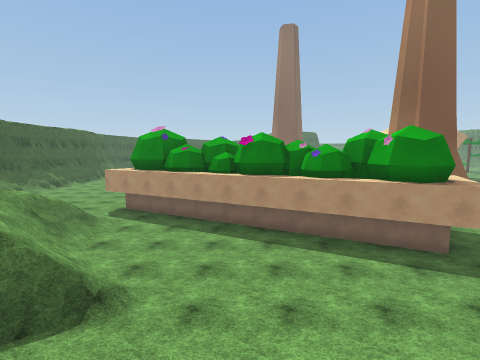
view 1 (above)

24 first-person views from a walk through a Unity game level. The camera is 1.5 m above the floor, tilts 6° down and sees 85° across. The floor is counted in squares, 2 m on a side. Each view is taken from the middle of a square. On the plan, view 1 faces up. The plan holds only what a view shows up to about 9 squares ahead; the rest is blank. The place goes on beyond the plan. The player character is not drawn. Some surface patterns are stand-ins.

view 2
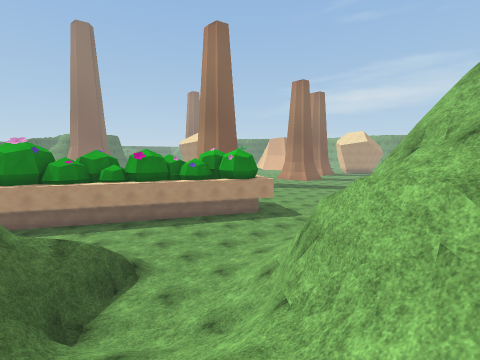

view 3
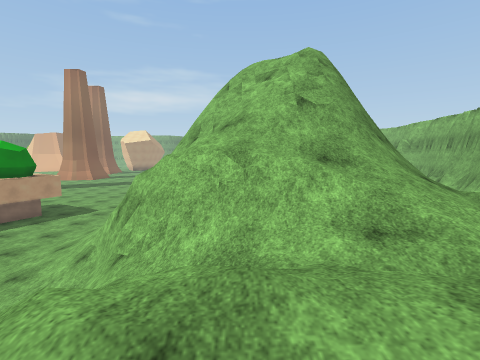

view 4
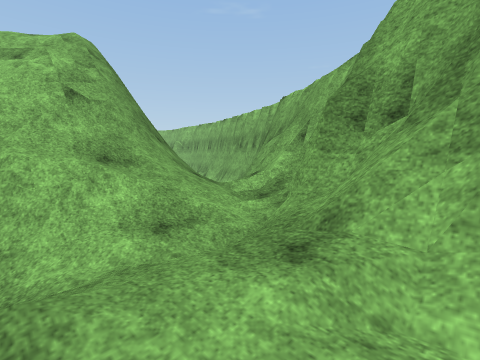

view 5
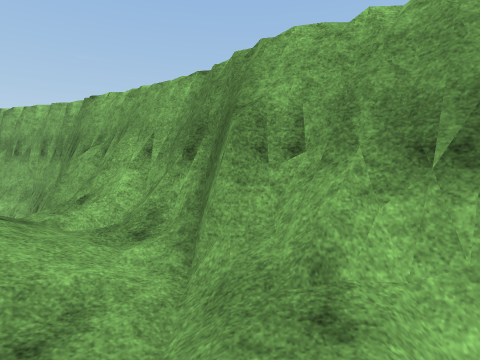

view 6
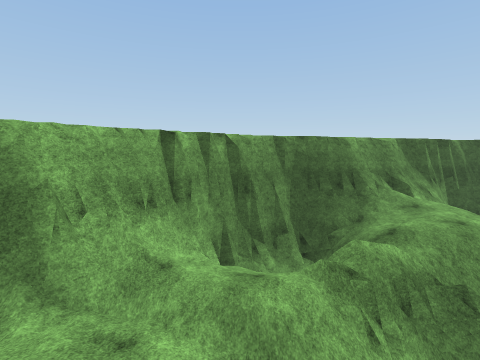

view 7
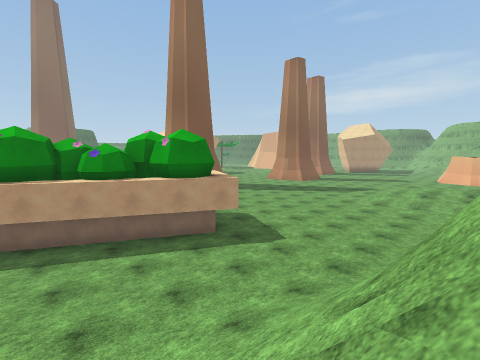

view 8
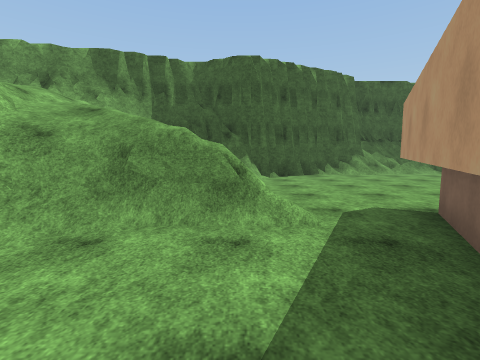

view 9
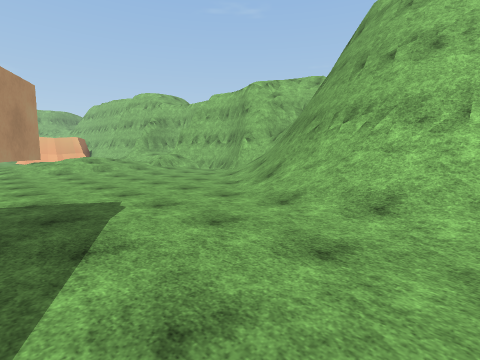

view 10
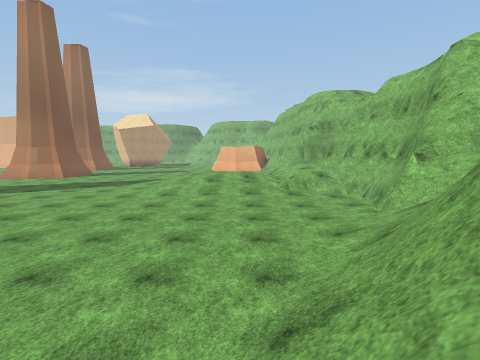

view 11
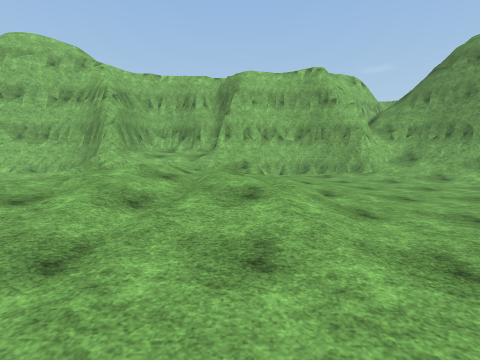

view 12
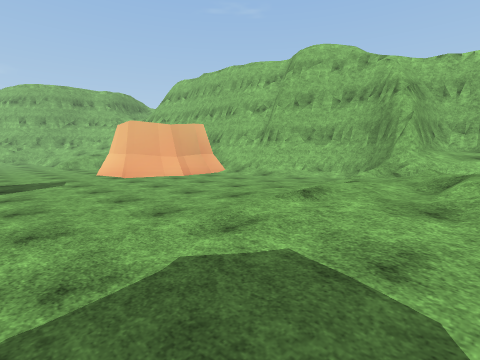

view 13
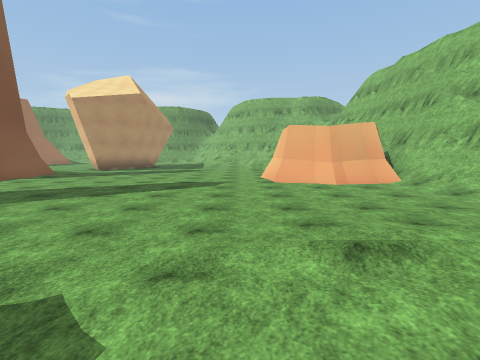

view 14
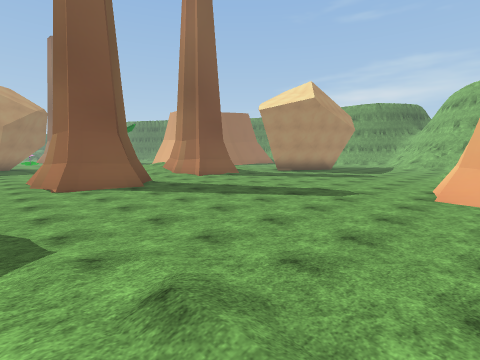

view 15
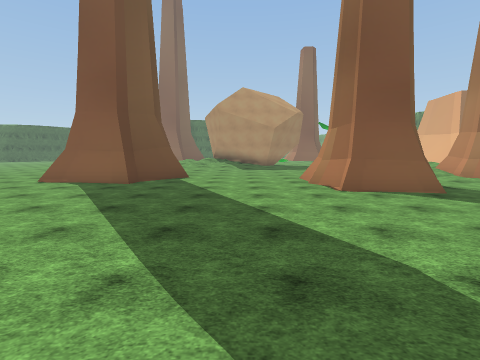

view 16
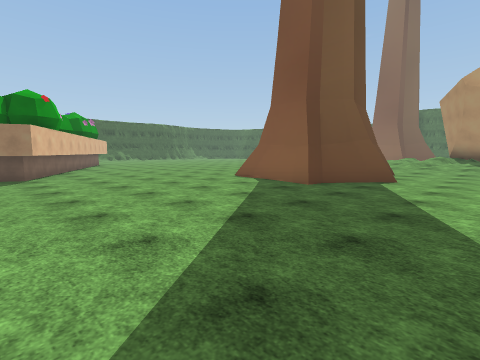

view 17
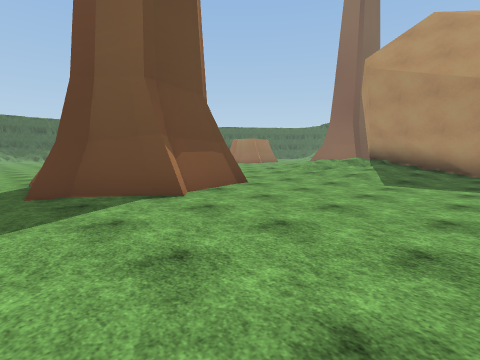

view 18
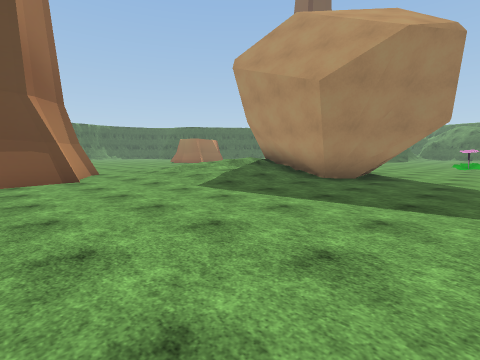

view 19
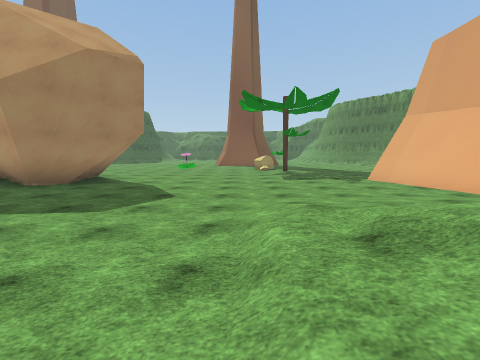

view 20
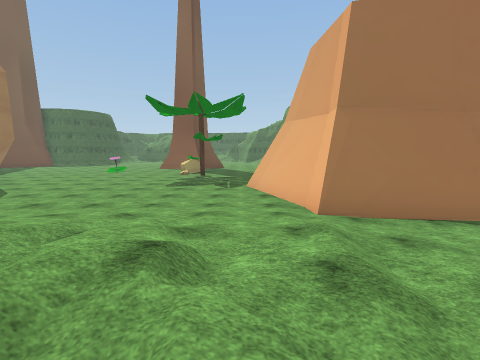

view 21
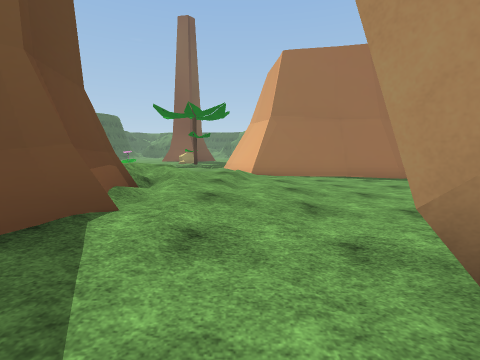

view 22
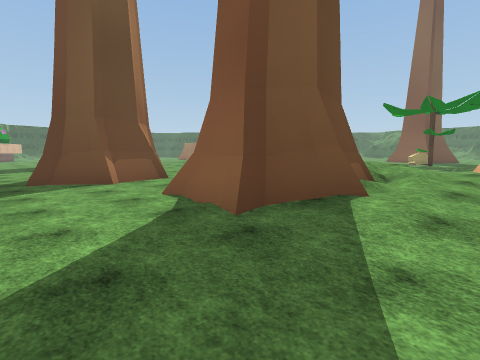

view 23
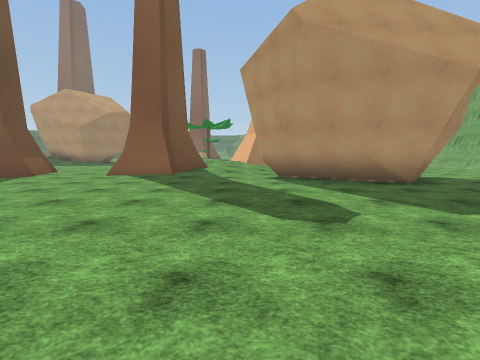

view 24
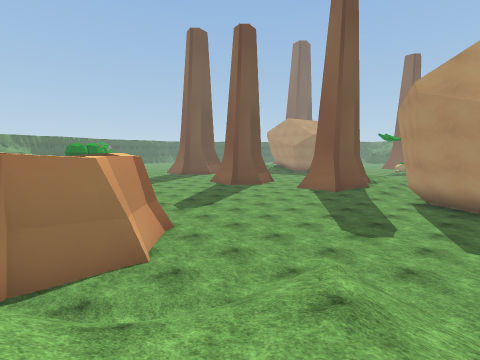

### Floor plan
Key: @ floor where view 1 was taken; # wall or solid block; . main floor; : floor 2.25 m higher than the main floor; + floor 2.75 m higher than the main floor; * floor 3.25 m higher than the main floor; % floor 3.75 m higher than the main floor; & floor 4 m higher than the main floor; / step, stairs or slope; = window, fence, low wall or low ledge; v drop or lower ground; O other object.
Columns run from 10 left of view 1 to 29 right of it. Each row starts with its distance up from view 1.
 23                           ##........#
 22                           ##........#
 21                        ####.........##
 20                       ////...........#
 19                      /////...........###
 18                     .////......//////...
 17                     ...........///////..
 16                    OO..........///////..
 15                     OO......../// ////..
 14                      OO....... /  O///..
 13 /.              ..OOOO.....OOO /O O///.
 12 /...            ..OOO.....OOOO..OOO//.
 11 /....           ...........OOO....O..##
 10 /.....#         ...........OO.........##
  9 #.....###     ..........................
  8 ##..../.###  ##.........................
  7  #=   /...######........................
  6  #    /.....####........................
  5  #  +://......#.........//..............
  4   # *===/............//////........../..
  3   = % ##=............///////....##...///
  2   # &%#/..////......////////....###..///
  1    #%##/////////....////////....####.///
  0    ##=#/=#@#####/..../// //.....####// /
 -1    #= //v//## ##=//../////#.////##
 -2     #///=/##   ##///./#///#######
 -3     #/////=#   #########//#
 -4     ###//=##           ####
 -5       ##//#
 -6        ####

Where each view was taken, in squares from view 1:
view 1: 0 up, 0 right, facing up
view 2: 2 down, 4 left, facing up-right
view 3: 2 down, 5 left, facing right
view 4: 2 down, 5 left, facing down-right
view 5: 2 down, 4 left, facing down
view 6: 2 down, 1 left, facing left
view 7: 0 up, 0 right, facing up-right
view 8: 7 up, 1 left, facing left
view 9: 5 up, 1 right, facing down-right
view 10: 1 up, 3 right, facing right
view 11: 6 up, 12 right, facing down
view 12: 6 up, 14 right, facing down-right
view 13: 4 up, 14 right, facing right
view 14: 2 up, 15 right, facing up-right
view 15: 4 up, 14 right, facing up
view 16: 6 up, 14 right, facing up-left
view 17: 11 up, 16 right, facing up-left
view 18: 14 up, 19 right, facing up-left
view 19: 14 up, 21 right, facing up
view 20: 14 up, 25 right, facing up
view 21: 10 up, 26 right, facing up
view 22: 9 up, 26 right, facing up-left
view 23: 3 up, 26 right, facing up
view 24: 0 up, 29 right, facing up-left
